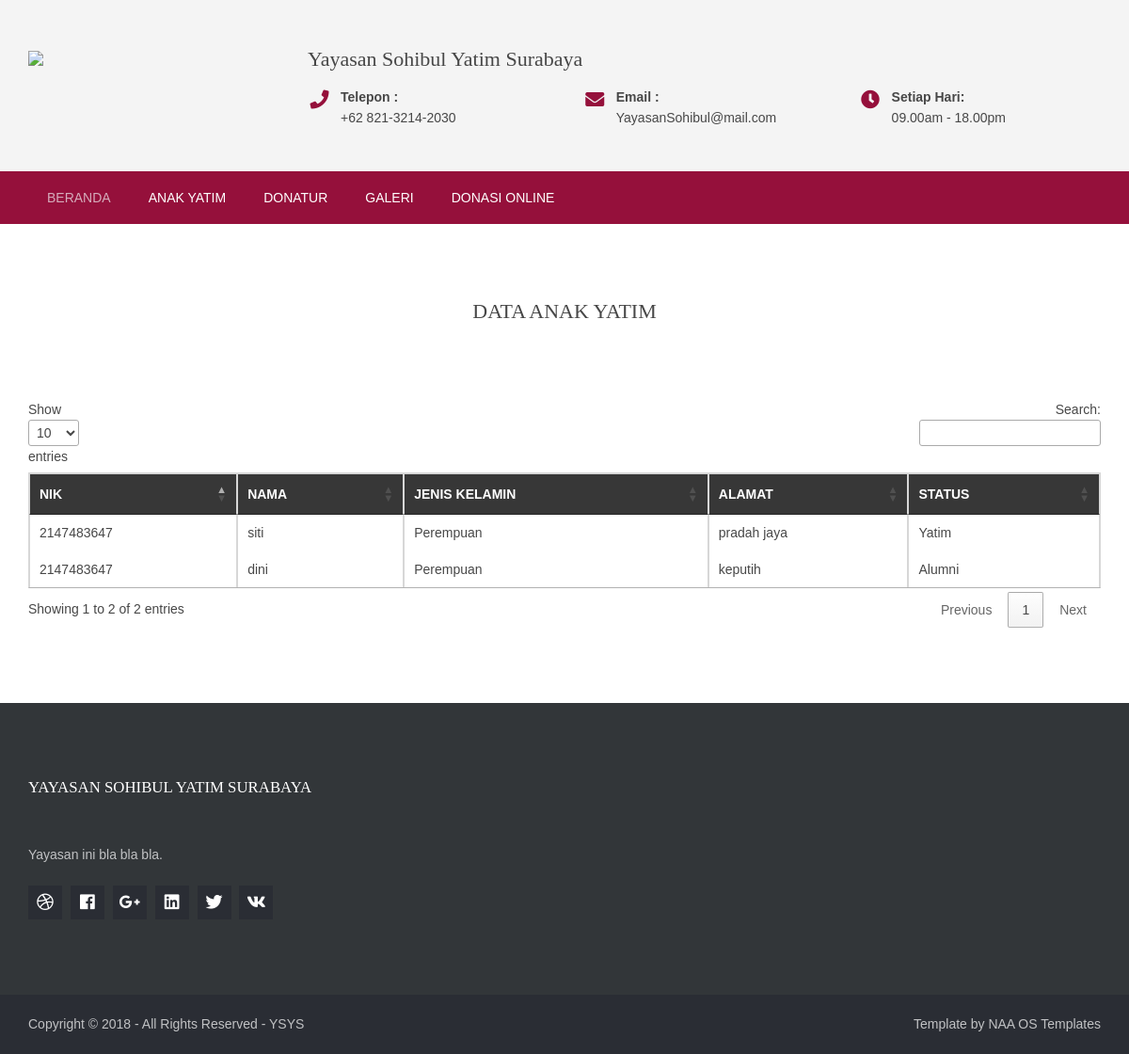
The app's page /menu/yatim/index.php with its own data.
### tables this page shows
CREATE TABLE IF NOT EXISTS `yatim` (
  `ID_YATIM` int(11) NOT NULL,
  `USERNAME` varchar(5) DEFAULT NULL,
  `NIK` int(11) DEFAULT NULL,
  `NAMA_YATIM` varchar(255) DEFAULT NULL,
  `JENIS_KELAMINYATIM` varchar(50) DEFAULT NULL,
  `ALAMAT` varchar(255) DEFAULT NULL,
  `TANGGAL_LAHIR` date DEFAULT NULL,
  `TEMPAT_LAHIR` varchar(255) DEFAULT NULL,
  `TELEPON` varchar(50) DEFAULT NULL,
  `NAMA_AYAH` varchar(255) DEFAULT NULL,
  `NAMA_IBU` varchar(255) DEFAULT NULL,
  `STATUS` varchar(50) DEFAULT NULL
);

### menu/yatim/view.php (the view, shortened to what this page needs)
<?php
$q = mysqli_query($conn, "SELECT * FROM yatim");
?>
	<table>
		<thead>
			<tr>
				<th>NIK</th>
				<th>NAMA</th>
				<th>JENIS KELAMIN</th>
				<th>ALAMAT</th>
				<th>STATUS</th>
			</tr>
		</thead>
		<tbody>
		<?php
			while ($data = mysqli_fetch_array($q)) {
		?>
			<tr>
				<td><?= $data['NIK'] ?></td>
				<td><?= $data['NAMA_YATIM'] ?></td>
				<td><?= $data['JENIS_KELAMINYATIM'] ?></td>
				<td><?= $data['ALAMAT'] ?></td>
				<td><?= $data['STATUS'] ?></td>
			</tr>
		<?php } ?>
		</tbody>
	</table>

### layout/styles/layout.css (style rules this page uses)
*, *::before, *::after { transition:all .3s ease-in-out; }
table, th, td { border:1px solid; border-collapse:collapse; vertical-align:top; }
table, th { table-layout:auto; }
table { width:100%; margin-bottom:15px; }
th, td { padding:5px 8px; }
td { border-width:0 1px; }
body { color:#474747; background-color:#FFFFFF; }
table, th, td, #comments .avatar, #comments input, #comments textarea { border-color:#D7D7D7; }
th { color:#FFFFFF; background-color:#373737; }
tr, #comments li, #comments input[type="submit"], #comments input[type="reset"] { color:inherit; background-color:#FBFBFB; }
tr:nth-child(even), #comments li:nth-child(even) { color:inherit; background-color:#F7F7F7; }

### layout/styles/framework.css (style rules this page uses)
html { overflow-y:scroll; overflow-x:hidden; }
html, body { margin:0; padding:0; font-size:14px; line-height:1.6em; }
*, *::before, *::after { box-sizing:border-box; }
body, input, textarea, select { font-family:Verdana, Geneva, sans-serif; }
::placeholder { opacity:1; }

### records on screen
yatim: NIK "2147483647", NAMA_YATIM "siti", JENIS_KELAMINYATIM "Perempuan", ALAMAT "pradah jaya", STATUS "Yatim"
yatim: NIK "2147483647", NAMA_YATIM "dini", JENIS_KELAMINYATIM "Perempuan", ALAMAT "keputih", STATUS "Alumni"
